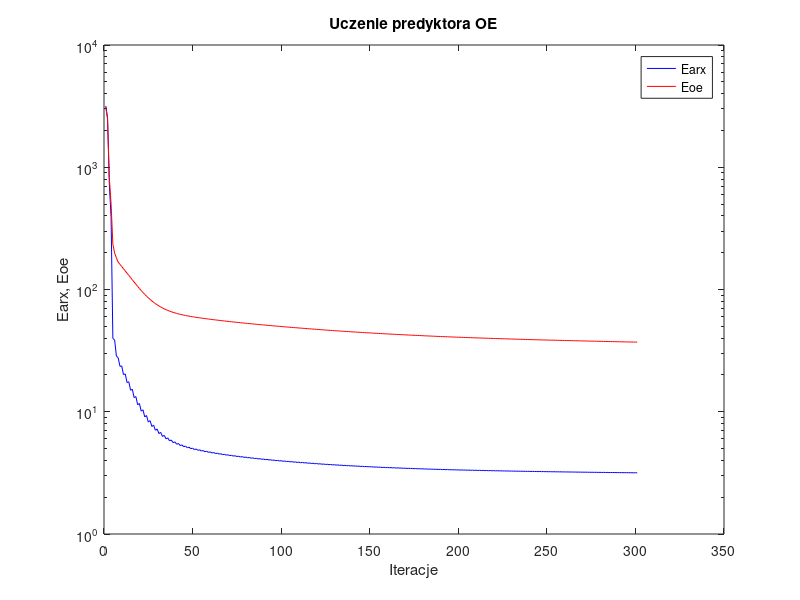
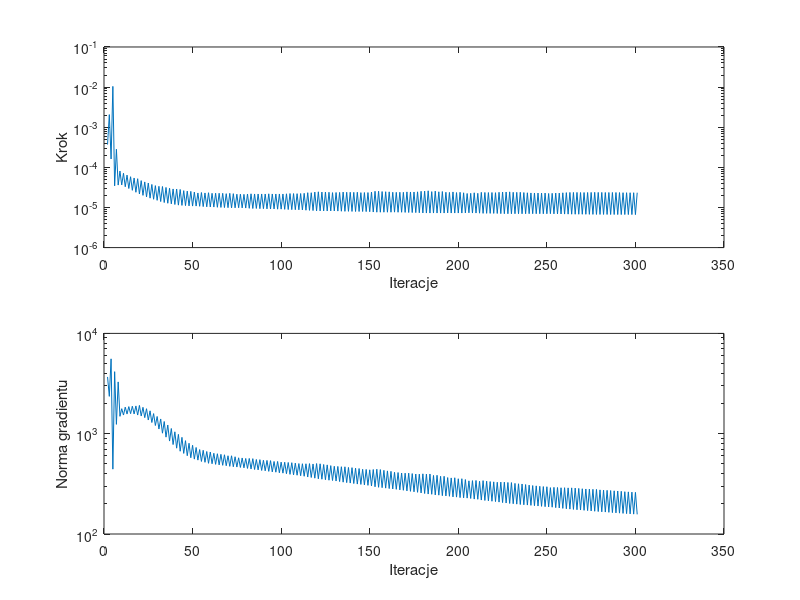

Source code (MATLAB) for these figures, in order:
%uczenie predyktora oe
clear all;
n=0; farx(n+1)=3.173042e+003; foe(n+1)=3.102984e+003; wspucz(n+1)=0.000000e+000; ng(n+1)=0.000000e+000;
n=1; farx(n+1)=2.537492e+003; foe(n+1)=2.485088e+003; krok(n+1)=3.702988e-004; ng(n+1)=3.681315e+003;
n=2; farx(n+1)=7.307870e+002; foe(n+1)=8.220351e+002; krok(n+1)=2.063134e-003; ng(n+1)=2.357016e+003;
n=3; farx(n+1)=3.885882e+002; foe(n+1)=5.000708e+002; krok(n+1)=1.614953e-004; ng(n+1)=5.575915e+003;
n=4; farx(n+1)=3.973057e+001; foe(n+1)=2.345216e+002; krok(n+1)=1.042882e-002; ng(n+1)=4.431740e+002;
n=5; farx(n+1)=3.863677e+001; foe(n+1)=1.984908e+002; krok(n+1)=3.459210e-005; ng(n+1)=4.153046e+003;
n=6; farx(n+1)=2.854221e+001; foe(n+1)=1.813260e+002; krok(n+1)=2.826636e-004; ng(n+1)=1.239036e+003;
n=7; farx(n+1)=2.762031e+001; foe(n+1)=1.674315e+002; krok(n+1)=3.616555e-005; ng(n+1)=3.283788e+003;
n=8; farx(n+1)=2.352533e+001; foe(n+1)=1.605789e+002; krok(n+1)=8.082043e-005; ng(n+1)=1.490127e+003;
n=9; farx(n+1)=2.369766e+001; foe(n+1)=1.541688e+002; krok(n+1)=3.643995e-005; ng(n+1)=1.775741e+003;
n=10; farx(n+1)=2.014309e+001; foe(n+1)=1.478047e+002; krok(n+1)=7.131570e-005; ng(n+1)=1.534560e+003;
n=11; farx(n+1)=2.037871e+001; foe(n+1)=1.418615e+002; krok(n+1)=3.289451e-005; ng(n+1)=1.839648e+003;
n=12; farx(n+1)=1.734262e+001; foe(n+1)=1.359576e+002; krok(n+1)=6.416688e-005; ng(n+1)=1.570317e+003;
n=13; farx(n+1)=1.759665e+001; foe(n+1)=1.304563e+002; krok(n+1)=2.972480e-005; ng(n+1)=1.862072e+003;
n=14; farx(n+1)=1.500301e+001; foe(n+1)=1.250383e+002; krok(n+1)=5.843669e-005; ng(n+1)=1.584727e+003;
n=15; farx(n+1)=1.526732e+001; foe(n+1)=1.200081e+002; krok(n+1)=2.677366e-005; ng(n+1)=1.879016e+003;
n=16; farx(n+1)=1.304991e+001; foe(n+1)=1.150725e+002; krok(n+1)=5.427827e-005; ng(n+1)=1.574262e+003;
n=17; farx(n+1)=1.331622e+001; foe(n+1)=1.105196e+002; krok(n+1)=2.394830e-005; ng(n+1)=1.891693e+003;
n=18; farx(n+1)=1.140648e+001; foe(n+1)=1.060286e+002; krok(n+1)=5.210339e-005; ng(n+1)=1.534460e+003;
n=19; farx(n+1)=1.168453e+001; foe(n+1)=1.019200e+002; krok(n+1)=2.167257e-005; ng(n+1)=1.913999e+003;
n=20; farx(n+1)=1.012230e+001; foe(n+1)=9.806374e+001; krok(n+1)=4.669572e-005; ng(n+1)=1.501292e+003;
n=21; farx(n+1)=1.037579e+001; foe(n+1)=9.456949e+001; krok(n+1)=2.003236e-005; ng(n+1)=1.832231e+003;
n=22; farx(n+1)=9.077793e+000; foe(n+1)=9.127516e+001; krok(n+1)=4.334515e-005; ng(n+1)=1.445879e+003;
n=23; farx(n+1)=9.313153e+000; foe(n+1)=8.827966e+001; krok(n+1)=1.835442e-005; ng(n+1)=1.774822e+003;
n=24; farx(n+1)=8.241426e+000; foe(n+1)=8.547338e+001; krok(n+1)=4.069022e-005; ng(n+1)=1.369402e+003;
n=25; farx(n+1)=8.456072e+000; foe(n+1)=8.295792e+001; krok(n+1)=1.707914e-005; ng(n+1)=1.690869e+003;
n=26; farx(n+1)=7.584330e+000; foe(n+1)=8.064276e+001; krok(n+1)=3.746225e-005; ng(n+1)=1.292977e+003;
n=27; farx(n+1)=7.773141e+000; foe(n+1)=7.857173e+001; krok(n+1)=1.602405e-005; ng(n+1)=1.586437e+003;
n=28; farx(n+1)=7.060546e+000; foe(n+1)=7.666379e+001; krok(n+1)=3.502676e-005; ng(n+1)=1.206509e+003;
n=29; farx(n+1)=7.225322e+000; foe(n+1)=7.496446e+001; krok(n+1)=1.507081e-005; ng(n+1)=1.484832e+003;
n=30; farx(n+1)=6.632793e+000; foe(n+1)=7.338951e+001; krok(n+1)=3.369455e-005; ng(n+1)=1.113709e+003;
n=31; farx(n+1)=6.778343e+000; foe(n+1)=7.197555e+001; krok(n+1)=1.404624e-005; ng(n+1)=1.402651e+003;
n=32; farx(n+1)=6.280808e+000; foe(n+1)=7.065399e+001; krok(n+1)=3.331725e-005; ng(n+1)=1.011921e+003;
n=33; farx(n+1)=6.411533e+000; foe(n+1)=6.947548e+001; krok(n+1)=1.328171e-005; ng(n+1)=1.322892e+003;
n=34; farx(n+1)=6.003006e+000; foe(n+1)=6.840281e+001; krok(n+1)=3.154696e-005; ng(n+1)=9.239051e+002;
n=35; farx(n+1)=6.115698e+000; foe(n+1)=6.744300e+001; krok(n+1)=1.274425e-005; ng(n+1)=1.220536e+003;
n=36; farx(n+1)=5.776497e+000; foe(n+1)=6.656313e+001; krok(n+1)=3.014162e-005; ng(n+1)=8.445200e+002;
n=37; farx(n+1)=5.874335e+000; foe(n+1)=6.577393e+001; krok(n+1)=1.231075e-005; ng(n+1)=1.126630e+003;
n=38; farx(n+1)=5.588977e+000; foe(n+1)=6.504688e+001; krok(n+1)=2.894239e-005; ng(n+1)=7.795127e+002;
n=39; farx(n+1)=5.674160e+000; foe(n+1)=6.438763e+001; krok(n+1)=1.185899e-005; ng(n+1)=1.044376e+003;
n=40; farx(n+1)=5.426694e+000; foe(n+1)=6.376678e+001; krok(n+1)=2.885108e-005; ng(n+1)=7.171943e+002;
n=41; farx(n+1)=5.503949e+000; foe(n+1)=6.319754e+001; krok(n+1)=1.144248e-005; ng(n+1)=9.846758e+002;
n=42; farx(n+1)=5.290509e+000; foe(n+1)=6.266752e+001; krok(n+1)=2.809223e-005; ng(n+1)=6.685726e+002;
n=43; farx(n+1)=5.360320e+000; foe(n+1)=6.217775e+001; krok(n+1)=1.126542e-005; ng(n+1)=9.198698e+002;
n=44; farx(n+1)=5.177734e+000; foe(n+1)=6.172963e+001; krok(n+1)=2.628202e-005; ng(n+1)=6.359418e+002;
n=45; farx(n+1)=5.238972e+000; foe(n+1)=6.130989e+001; krok(n+1)=1.113124e-005; ng(n+1)=8.524131e+002;
n=46; farx(n+1)=5.077692e+000; foe(n+1)=6.091306e+001; krok(n+1)=2.555890e-005; ng(n+1)=6.031527e+002;
n=47; farx(n+1)=5.133151e+000; foe(n+1)=6.054085e+001; krok(n+1)=1.095389e-005; ng(n+1)=8.032363e+002;
n=48; farx(n+1)=4.987771e+000; foe(n+1)=6.018252e+001; krok(n+1)=2.519594e-005; ng(n+1)=5.757549e+002;
n=49; farx(n+1)=5.039639e+000; foe(n+1)=5.984403e+001; krok(n+1)=1.083629e-005; ng(n+1)=7.662790e+002;
n=50; farx(n+1)=4.908952e+000; foe(n+1)=5.952153e+001; krok(n+1)=2.419290e-005; ng(n+1)=5.579981e+002;
n=51; farx(n+1)=4.957174e+000; foe(n+1)=5.921372e+001; krok(n+1)=1.083629e-005; ng(n+1)=7.287490e+002;
n=52; farx(n+1)=4.839197e+000; foe(n+1)=5.892117e+001; krok(n+1)=2.296646e-005; ng(n+1)=5.453080e+002;
n=53; farx(n+1)=4.882953e+000; foe(n+1)=5.863976e+001; krok(n+1)=1.069939e-005; ng(n+1)=6.946634e+002;
n=54; farx(n+1)=4.771310e+000; foe(n+1)=5.835957e+001; krok(n+1)=2.357491e-005; ng(n+1)=5.288955e+002;
n=55; farx(n+1)=4.814242e+000; foe(n+1)=5.808932e+001; krok(n+1)=1.051860e-005; ng(n+1)=6.834437e+002;
n=56; farx(n+1)=4.710595e+000; foe(n+1)=5.782659e+001; krok(n+1)=2.302585e-005; ng(n+1)=5.185938e+002;
n=57; farx(n+1)=4.751009e+000; foe(n+1)=5.757202e+001; krok(n+1)=1.039083e-005; ng(n+1)=6.644119e+002;
n=58; farx(n+1)=4.652429e+000; foe(n+1)=5.731915e+001; krok(n+1)=2.331194e-005; ng(n+1)=5.067233e+002;
n=59; farx(n+1)=4.692133e+000; foe(n+1)=5.707314e+001; krok(n+1)=1.029142e-005; ng(n+1)=6.567782e+002;
n=60; farx(n+1)=4.600198e+000; foe(n+1)=5.683445e+001; krok(n+1)=2.254192e-005; ng(n+1)=5.016699e+002;
n=61; farx(n+1)=4.637636e+000; foe(n+1)=5.660192e+001; krok(n+1)=1.023989e-005; ng(n+1)=6.381383e+002;
n=62; farx(n+1)=4.549668e+000; foe(n+1)=5.637125e+001; krok(n+1)=2.266263e-005; ng(n+1)=4.947129e+002;
n=63; farx(n+1)=4.586219e+000; foe(n+1)=5.614539e+001; krok(n+1)=1.010485e-005; ng(n+1)=6.313581e+002;
n=64; farx(n+1)=4.502205e+000; foe(n+1)=5.592224e+001; krok(n+1)=2.262551e-005; ng(n+1)=4.886341e+002;
n=65; farx(n+1)=4.537811e+000; foe(n+1)=5.570362e+001; krok(n+1)=1.003408e-005; ng(n+1)=6.226003e+002;
n=66; farx(n+1)=4.457106e+000; foe(n+1)=5.548884e+001; krok(n+1)=2.253084e-005; ng(n+1)=4.839473e+002;
n=67; farx(n+1)=4.492038e+000; foe(n+1)=5.527584e+001; krok(n+1)=9.952471e-006; ng(n+1)=6.165128e+002;
n=68; farx(n+1)=4.415495e+000; foe(n+1)=5.506865e+001; krok(n+1)=2.206044e-005; ng(n+1)=4.794221e+002;
n=69; farx(n+1)=4.448754e+000; foe(n+1)=5.486474e+001; krok(n+1)=9.888364e-006; ng(n+1)=6.025383e+002;
n=70; farx(n+1)=4.374125e+000; foe(n+1)=5.466124e+001; krok(n+1)=2.253084e-005; ng(n+1)=4.726866e+002;
n=71; farx(n+1)=4.407252e+000; foe(n+1)=5.445978e+001; krok(n+1)=9.766516e-006; ng(n+1)=6.023783e+002;
n=72; farx(n+1)=4.336243e+000; foe(n+1)=5.426261e+001; krok(n+1)=2.209045e-005; ng(n+1)=4.681370e+002;
n=73; farx(n+1)=4.368203e+000; foe(n+1)=5.406956e+001; krok(n+1)=9.809075e-006; ng(n+1)=5.890180e+002;
n=74; farx(n+1)=4.300762e+000; foe(n+1)=5.388012e+001; krok(n+1)=2.139878e-005; ng(n+1)=4.650934e+002;
n=75; farx(n+1)=4.331355e+000; foe(n+1)=5.369556e+001; krok(n+1)=9.841122e-006; ng(n+1)=5.751257e+002;
n=76; farx(n+1)=4.265676e+000; foe(n+1)=5.351176e+001; krok(n+1)=2.142725e-005; ng(n+1)=4.609285e+002;
n=77; farx(n+1)=4.296020e+000; foe(n+1)=5.333027e+001; krok(n+1)=9.766516e-006; ng(n+1)=5.727384e+002;
n=78; farx(n+1)=4.232541e+000; foe(n+1)=5.315207e+001; krok(n+1)=2.122479e-005; ng(n+1)=4.569814e+002;
n=79; farx(n+1)=4.262017e+000; foe(n+1)=5.297541e+001; krok(n+1)=9.671965e-006; ng(n+1)=5.661595e+002;
n=80; farx(n+1)=4.199742e+000; foe(n+1)=5.279969e+001; krok(n+1)=2.167257e-005; ng(n+1)=4.506651e+002;
n=81; farx(n+1)=4.229012e+000; foe(n+1)=5.262479e+001; krok(n+1)=9.530562e-006; ng(n+1)=5.664948e+002;
n=82; farx(n+1)=4.168259e+000; foe(n+1)=5.245207e+001; krok(n+1)=2.190752e-005; ng(n+1)=4.449305e+002;
n=83; farx(n+1)=4.197105e+000; foe(n+1)=5.228020e+001; krok(n+1)=9.433029e-006; ng(n+1)=5.638544e+002;
n=84; farx(n+1)=4.138732e+000; foe(n+1)=5.211084e+001; krok(n+1)=2.170937e-005; ng(n+1)=4.396116e+002;
n=85; farx(n+1)=4.166705e+000; foe(n+1)=5.194524e+001; krok(n+1)=9.456672e-006; ng(n+1)=5.531321e+002;
n=86; farx(n+1)=4.109653e+000; foe(n+1)=5.178123e+001; krok(n+1)=2.167257e-005; ng(n+1)=4.360489e+002;
n=87; farx(n+1)=4.137220e+000; foe(n+1)=5.161822e+001; krok(n+1)=9.342023e-006; ng(n+1)=5.511401e+002;
n=88; farx(n+1)=4.081993e+000; foe(n+1)=5.145652e+001; krok(n+1)=2.170937e-005; ng(n+1)=4.302475e+002;
n=89; farx(n+1)=4.108966e+000; foe(n+1)=5.129826e+001; krok(n+1)=9.340678e-006; ng(n+1)=5.436259e+002;
n=90; farx(n+1)=4.054937e+000; foe(n+1)=5.114157e+001; krok(n+1)=2.167257e-005; ng(n+1)=4.267168e+002;
n=91; farx(n+1)=4.081540e+000; foe(n+1)=5.098578e+001; krok(n+1)=9.237209e-006; ng(n+1)=5.415636e+002;
n=92; farx(n+1)=4.028700e+000; foe(n+1)=5.083148e+001; krok(n+1)=2.190752e-005; ng(n+1)=4.212278e+002;
n=93; farx(n+1)=4.054938e+000; foe(n+1)=5.067839e+001; krok(n+1)=9.155646e-006; ng(n+1)=5.389893e+002;
n=94; farx(n+1)=4.004014e+000; foe(n+1)=5.052700e+001; krok(n+1)=2.170937e-005; ng(n+1)=4.162513e+002;
n=95; farx(n+1)=4.029557e+000; foe(n+1)=5.037942e+001; krok(n+1)=9.195979e-006; ng(n+1)=5.287057e+002;
n=96; farx(n+1)=3.979507e+000; foe(n+1)=5.023330e+001; krok(n+1)=2.167257e-005; ng(n+1)=4.133323e+002;
n=97; farx(n+1)=4.004789e+000; foe(n+1)=5.008736e+001; krok(n+1)=9.071830e-006; ng(n+1)=5.286071e+002;
n=98; farx(n+1)=3.956315e+000; foe(n+1)=4.994284e+001; krok(n+1)=2.170937e-005; ng(n+1)=4.075832e+002;
n=99; farx(n+1)=3.981044e+000; foe(n+1)=4.980145e+001; krok(n+1)=9.089066e-006; ng(n+1)=5.203964e+002;
n=100; farx(n+1)=3.933449e+000; foe(n+1)=4.966160e+001; krok(n+1)=2.167257e-005; ng(n+1)=4.044366e+002;
n=101; farx(n+1)=3.957900e+000; foe(n+1)=4.952210e+001; krok(n+1)=8.985823e-006; ng(n+1)=5.193689e+002;
n=102; farx(n+1)=3.911299e+000; foe(n+1)=4.938412e+001; krok(n+1)=2.190752e-005; ng(n+1)=3.991323e+002;
n=103; farx(n+1)=3.935321e+000; foe(n+1)=4.924713e+001; krok(n+1)=8.887598e-006; ng(n+1)=5.164583e+002;
n=104; farx(n+1)=3.889645e+000; foe(n+1)=4.911039e+001; krok(n+1)=2.224570e-005; ng(n+1)=3.934298e+002;
n=105; farx(n+1)=3.913402e+000; foe(n+1)=4.897573e+001; krok(n+1)=8.829868e-006; ng(n+1)=5.139211e+002;
n=106; farx(n+1)=3.868879e+000; foe(n+1)=4.884209e+001; krok(n+1)=2.219549e-005; ng(n+1)=3.892427e+002;
n=107; farx(n+1)=3.892249e+000; foe(n+1)=4.871066e+001; krok(n+1)=8.804989e-006; ng(n+1)=5.087544e+002;
n=108; farx(n+1)=3.848816e+000; foe(n+1)=4.858053e+001; krok(n+1)=2.208984e-005; ng(n+1)=3.854865e+002;
n=109; farx(n+1)=3.871756e+000; foe(n+1)=4.845213e+001; krok(n+1)=8.756691e-006; ng(n+1)=5.039011e+002;
n=110; farx(n+1)=3.829129e+000; foe(n+1)=4.832442e+001; krok(n+1)=2.226248e-005; ng(n+1)=3.809994e+002;
n=111; farx(n+1)=3.851808e+000; foe(n+1)=4.819805e+001; krok(n+1)=8.686387e-006; ng(n+1)=5.017773e+002;
n=112; farx(n+1)=3.809827e+000; foe(n+1)=4.807263e+001; krok(n+1)=2.253084e-005; ng(n+1)=3.764895e+002;
n=113; farx(n+1)=3.832162e+000; foe(n+1)=4.794769e+001; krok(n+1)=8.546025e-006; ng(n+1)=5.012515e+002;
n=114; farx(n+1)=3.790585e+000; foe(n+1)=4.782163e+001; krok(n+1)=2.334786e-005; ng(n+1)=3.699106e+002;
n=115; farx(n+1)=3.812943e+000; foe(n+1)=4.769730e+001; krok(n+1)=8.468871e-006; ng(n+1)=5.031460e+002;
n=116; farx(n+1)=3.772312e+000; foe(n+1)=4.757437e+001; krok(n+1)=2.330940e-005; ng(n+1)=3.660393e+002;
n=117; farx(n+1)=3.794180e+000; foe(n+1)=4.745274e+001; krok(n+1)=8.379583e-006; ng(n+1)=4.990178e+002;
n=118; farx(n+1)=3.753692e+000; foe(n+1)=4.732998e+001; krok(n+1)=2.418894e-005; ng(n+1)=3.602354e+002;
n=119; farx(n+1)=3.775614e+000; foe(n+1)=4.720781e+001; krok(n+1)=8.245594e-006; ng(n+1)=5.038505e+002;
n=120; farx(n+1)=3.735889e+000; foe(n+1)=4.708581e+001; krok(n+1)=2.458493e-005; ng(n+1)=3.548759e+002;
n=121; farx(n+1)=3.757623e+000; foe(n+1)=4.696582e+001; krok(n+1)=8.219763e-006; ng(n+1)=5.010314e+002;
n=122; farx(n+1)=3.719120e+000; foe(n+1)=4.684784e+001; krok(n+1)=2.419290e-005; ng(n+1)=3.516199e+002;
n=123; farx(n+1)=3.740324e+000; foe(n+1)=4.673181e+001; krok(n+1)=8.206521e-006; ng(n+1)=4.930361e+002;
n=124; farx(n+1)=3.702686e+000; foe(n+1)=4.661648e+001; krok(n+1)=2.419290e-005; ng(n+1)=3.476571e+002;
n=125; farx(n+1)=3.723574e+000; foe(n+1)=4.650304e+001; krok(n+1)=8.172419e-006; ng(n+1)=4.887499e+002;
n=126; farx(n+1)=3.687088e+000; foe(n+1)=4.639039e+001; krok(n+1)=2.394830e-005; ng(n+1)=3.438011e+002;
n=127; farx(n+1)=3.707567e+000; foe(n+1)=4.628085e+001; krok(n+1)=8.205260e-006; ng(n+1)=4.804344e+002;
n=128; farx(n+1)=3.672131e+000; foe(n+1)=4.617277e+001; krok(n+1)=2.343658e-005; ng(n+1)=3.414003e+002;
n=129; farx(n+1)=3.692140e+000; foe(n+1)=4.606660e+001; krok(n+1)=8.186754e-006; ng(n+1)=4.733693e+002;
n=130; farx(n+1)=3.657283e+000; foe(n+1)=4.596066e+001; krok(n+1)=2.360381e-005; ng(n+1)=3.374826e+002;
n=131; farx(n+1)=3.677102e+000; foe(n+1)=4.585603e+001; krok(n+1)=8.129247e-006; ng(n+1)=4.716511e+002;
n=132; farx(n+1)=3.642912e+000; foe(n+1)=4.575202e+001; krok(n+1)=2.372164e-005; ng(n+1)=3.334764e+002;
n=133; farx(n+1)=3.662403e+000; foe(n+1)=4.564937e+001; krok(n+1)=8.058704e-006; ng(n+1)=4.685160e+002;
n=134; farx(n+1)=3.628667e+000; foe(n+1)=4.554605e+001; krok(n+1)=2.419290e-005; ng(n+1)=3.286945e+002;
n=135; farx(n+1)=3.648072e+000; foe(n+1)=4.544454e+001; krok(n+1)=8.012023e-006; ng(n+1)=4.678447e+002;
n=136; farx(n+1)=3.615265e+000; foe(n+1)=4.534390e+001; krok(n+1)=2.394830e-005; ng(n+1)=3.252896e+002;
n=137; farx(n+1)=3.634274e+000; foe(n+1)=4.524555e+001; krok(n+1)=8.010217e-006; ng(n+1)=4.608941e+002;
n=138; farx(n+1)=3.602035e+000; foe(n+1)=4.514761e+001; krok(n+1)=2.395025e-005; ng(n+1)=3.220412e+002;
n=139; farx(n+1)=3.620864e+000; foe(n+1)=4.505085e+001; krok(n+1)=7.969908e-006; ng(n+1)=4.585970e+002;
n=140; farx(n+1)=3.589409e+000; foe(n+1)=4.495512e+001; krok(n+1)=2.383042e-005; ng(n+1)=3.185322e+002;
n=141; farx(n+1)=3.607861e+000; foe(n+1)=4.486098e+001; krok(n+1)=7.940086e-006; ng(n+1)=4.529620e+002;
n=142; farx(n+1)=3.577013e+000; foe(n+1)=4.476680e+001; krok(n+1)=2.394830e-005; ng(n+1)=3.146508e+002;
n=143; farx(n+1)=3.595309e+000; foe(n+1)=4.467456e+001; krok(n+1)=7.938342e-006; ng(n+1)=4.494548e+002;
n=144; farx(n+1)=3.565362e+000; foe(n+1)=4.458382e+001; krok(n+1)=2.343658e-005; ng(n+1)=3.122082e+002;
n=145; farx(n+1)=3.583227e+000; foe(n+1)=4.449472e+001; krok(n+1)=7.940086e-006; ng(n+1)=4.417675e+002;
n=146; farx(n+1)=3.553723e+000; foe(n+1)=4.440607e+001; krok(n+1)=2.352777e-005; ng(n+1)=3.089525e+002;
n=147; farx(n+1)=3.571452e+000; foe(n+1)=4.431820e+001; krok(n+1)=7.895680e-006; ng(n+1)=4.402073e+002;
n=148; farx(n+1)=3.542525e+000; foe(n+1)=4.423139e+001; krok(n+1)=2.352777e-005; ng(n+1)=3.055680e+002;
n=149; farx(n+1)=3.559944e+000; foe(n+1)=4.414538e+001; krok(n+1)=7.840842e-006; ng(n+1)=4.364502e+002;
n=150; farx(n+1)=3.531120e+000; foe(n+1)=4.405922e+001; krok(n+1)=2.418894e-005; ng(n+1)=3.013569e+002;
n=151; farx(n+1)=3.548445e+000; foe(n+1)=4.397300e+001; krok(n+1)=7.698578e-006; ng(n+1)=4.394592e+002;
n=152; farx(n+1)=3.519694e+000; foe(n+1)=4.388529e+001; krok(n+1)=2.533263e-005; ng(n+1)=2.956890e+002;
n=153; farx(n+1)=3.537096e+000; foe(n+1)=4.379883e+001; krok(n+1)=7.626235e-006; ng(n+1)=4.424367e+002;
n=154; farx(n+1)=3.508901e+000; foe(n+1)=4.371288e+001; krok(n+1)=2.537849e-005; ng(n+1)=2.922268e+002;
n=155; farx(n+1)=3.526126e+000; foe(n+1)=4.362822e+001; krok(n+1)=7.618246e-006; ng(n+1)=4.387814e+002;
n=156; farx(n+1)=3.498729e+000; foe(n+1)=4.354515e+001; krok(n+1)=2.492239e-005; ng(n+1)=2.895987e+002;
n=157; farx(n+1)=3.515580e+000; foe(n+1)=4.346336e+001; krok(n+1)=7.622483e-006; ng(n+1)=4.314782e+002;
n=158; farx(n+1)=3.488852e+000; foe(n+1)=4.338250e+001; krok(n+1)=2.468559e-005; ng(n+1)=2.866592e+002;
n=159; farx(n+1)=3.505412e+000; foe(n+1)=4.330305e+001; krok(n+1)=7.622483e-006; ng(n+1)=4.257273e+002;
n=160; farx(n+1)=3.479241e+000; foe(n+1)=4.322448e+001; krok(n+1)=2.450546e-005; ng(n+1)=2.838947e+002;
n=161; farx(n+1)=3.495591e+000; foe(n+1)=4.314689e+001; krok(n+1)=7.618246e-006; ng(n+1)=4.214810e+002;
n=162; farx(n+1)=3.470279e+000; foe(n+1)=4.307070e+001; krok(n+1)=2.394830e-005; ng(n+1)=2.813117e+002;
n=163; farx(n+1)=3.486198e+000; foe(n+1)=4.299634e+001; krok(n+1)=7.651404e-006; ng(n+1)=4.122645e+002;
n=164; farx(n+1)=3.461284e+000; foe(n+1)=4.292250e+001; krok(n+1)=2.382783e-005; ng(n+1)=2.788844e+002;
n=165; farx(n+1)=3.477001e+000; foe(n+1)=4.284935e+001; krok(n+1)=7.599740e-006; ng(n+1)=4.099724e+002;
n=166; farx(n+1)=3.452600e+000; foe(n+1)=4.277619e+001; krok(n+1)=2.394830e-005; ng(n+1)=2.752812e+002;
n=167; farx(n+1)=3.468106e+000; foe(n+1)=4.270483e+001; krok(n+1)=7.599740e-006; ng(n+1)=4.055505e+002;
n=168; farx(n+1)=3.444035e+000; foe(n+1)=4.263381e+001; krok(n+1)=2.390184e-005; ng(n+1)=2.728956e+002;
n=169; farx(n+1)=3.459358e+000; foe(n+1)=4.256339e+001; krok(n+1)=7.535405e-006; ng(n+1)=4.040331e+002;
n=170; farx(n+1)=3.435495e+000; foe(n+1)=4.249264e+001; krok(n+1)=2.443312e-005; ng(n+1)=2.691119e+002;
n=171; farx(n+1)=3.450795e+000; foe(n+1)=4.242267e+001; krok(n+1)=7.493898e-006; ng(n+1)=4.042495e+002;
n=172; farx(n+1)=3.427400e+000; foe(n+1)=4.235357e+001; krok(n+1)=2.432490e-005; ng(n+1)=2.664134e+002;
n=173; farx(n+1)=3.442463e+000; foe(n+1)=4.228520e+001; krok(n+1)=7.470954e-006; ng(n+1)=4.002524e+002;
n=174; farx(n+1)=3.419533e+000; foe(n+1)=4.221728e+001; krok(n+1)=2.431050e-005; ng(n+1)=2.634371e+002;
n=175; farx(n+1)=3.434351e+000; foe(n+1)=4.215053e+001; krok(n+1)=7.447416e-006; ng(n+1)=3.961160e+002;
n=176; farx(n+1)=3.411685e+000; foe(n+1)=4.208367e+001; krok(n+1)=2.454539e-005; ng(n+1)=2.604329e+002;
n=177; farx(n+1)=3.426351e+000; foe(n+1)=4.201763e+001; krok(n+1)=7.381362e-006; ng(n+1)=3.951632e+002;
n=178; farx(n+1)=3.403711e+000; foe(n+1)=4.195089e+001; krok(n+1)=2.531441e-005; ng(n+1)=2.567613e+002;
n=179; farx(n+1)=3.418420e+000; foe(n+1)=4.188452e+001; krok(n+1)=7.303802e-006; ng(n+1)=3.980249e+002;
n=180; farx(n+1)=3.396133e+000; foe(n+1)=4.181837e+001; krok(n+1)=2.556688e-005; ng(n+1)=2.534519e+002;
n=181; farx(n+1)=3.410656e+000; foe(n+1)=4.175315e+001; krok(n+1)=7.265431e-006; ng(n+1)=3.954192e+002;
n=182; farx(n+1)=3.388503e+000; foe(n+1)=4.168777e+001; krok(n+1)=2.605170e-005; ng(n+1)=2.503048e+002;
n=183; farx(n+1)=3.403120e+000; foe(n+1)=4.162268e+001; krok(n+1)=7.258975e-006; ng(n+1)=3.964596e+002;
n=184; farx(n+1)=3.381919e+000; foe(n+1)=4.156042e+001; krok(n+1)=2.481646e-005; ng(n+1)=2.488919e+002;
n=185; farx(n+1)=3.395868e+000; foe(n+1)=4.149918e+001; krok(n+1)=7.265431e-006; ng(n+1)=3.836901e+002;
n=186; farx(n+1)=3.374759e+000; foe(n+1)=4.143674e+001; krok(n+1)=2.555890e-005; ng(n+1)=2.452423e+002;
n=187; farx(n+1)=3.388824e+000; foe(n+1)=4.137551e+001; krok(n+1)=7.258975e-006; ng(n+1)=3.851459e+002;
n=188; farx(n+1)=3.368415e+000; foe(n+1)=4.131608e+001; krok(n+1)=2.458493e-005; ng(n+1)=2.439672e+002;
n=189; farx(n+1)=3.382029e+000; foe(n+1)=4.125755e+001; krok(n+1)=7.265431e-006; ng(n+1)=3.761642e+002;
n=190; farx(n+1)=3.361782e+000; foe(n+1)=4.119878e+001; krok(n+1)=2.496301e-005; ng(n+1)=2.410600e+002;
n=191; farx(n+1)=3.375432e+000; foe(n+1)=4.114058e+001; krok(n+1)=7.258975e-006; ng(n+1)=3.762762e+002;
n=192; farx(n+1)=3.355972e+000; foe(n+1)=4.108421e+001; krok(n+1)=2.394830e-005; ng(n+1)=2.395765e+002;
n=193; farx(n+1)=3.369154e+000; foe(n+1)=4.102912e+001; krok(n+1)=7.316160e-006; ng(n+1)=3.652046e+002;
n=194; farx(n+1)=3.350007e+000; foe(n+1)=4.097447e+001; krok(n+1)=2.372164e-005; ng(n+1)=2.377525e+002;
n=195; farx(n+1)=3.362963e+000; foe(n+1)=4.092043e+001; krok(n+1)=7.265431e-006; ng(n+1)=3.623012e+002;
n=196; farx(n+1)=3.343892e+000; foe(n+1)=4.086565e+001; krok(n+1)=2.439173e-005; ng(n+1)=2.344367e+002;
n=197; farx(n+1)=3.356951e+000; foe(n+1)=4.081162e+001; krok(n+1)=7.258975e-006; ng(n+1)=3.636346e+002;
n=198; farx(n+1)=3.338473e+000; foe(n+1)=4.075924e+001; krok(n+1)=2.351238e-005; ng(n+1)=2.332570e+002;
n=199; farx(n+1)=3.351121e+000; foe(n+1)=4.070749e+001; krok(n+1)=7.265431e-006; ng(n+1)=3.554077e+002;
n=200; farx(n+1)=3.332765e+000; foe(n+1)=4.065557e+001; krok(n+1)=2.390184e-005; ng(n+1)=2.305882e+002;
n=201; farx(n+1)=3.345457e+000; foe(n+1)=4.060404e+001; krok(n+1)=7.258975e-006; ng(n+1)=3.557480e+002;
n=202; farx(n+1)=3.327592e+000; foe(n+1)=4.055410e+001; krok(n+1)=2.322634e-005; ng(n+1)=2.292568e+002;
n=203; farx(n+1)=3.340032e+000; foe(n+1)=4.050442e+001; krok(n+1)=7.304702e-006; ng(n+1)=3.490337e+002;
n=204; farx(n+1)=3.322831e+000; foe(n+1)=4.045629e+001; krok(n+1)=2.230894e-005; ng(n+1)=2.279536e+002;
n=205; farx(n+1)=3.334829e+000; foe(n+1)=4.040915e+001; krok(n+1)=7.359719e-006; ng(n+1)=3.388168e+002;
n=206; farx(n+1)=3.317648e+000; foe(n+1)=4.036210e+001; krok(n+1)=2.253084e-005; ng(n+1)=2.261201e+002;
n=207; farx(n+1)=3.329610e+000; foe(n+1)=4.031486e+001; krok(n+1)=7.265431e-006; ng(n+1)=3.405985e+002;
n=208; farx(n+1)=3.312500e+000; foe(n+1)=4.026744e+001; krok(n+1)=2.322634e-005; ng(n+1)=2.229313e+002;
n=209; farx(n+1)=3.324549e+000; foe(n+1)=4.022022e+001; krok(n+1)=7.258975e-006; ng(n+1)=3.417452e+002;
n=210; farx(n+1)=3.307877e+000; foe(n+1)=4.017466e+001; krok(n+1)=2.253084e-005; ng(n+1)=2.218520e+002;
n=211; farx(n+1)=3.319508e+000; foe(n+1)=4.012909e+001; krok(n+1)=7.204914e-006; ng(n+1)=3.354062e+002;
n=212; farx(n+1)=3.302702e+000; foe(n+1)=4.008239e+001; krok(n+1)=2.382783e-005; ng(n+1)=2.180657e+002;
n=213; farx(n+1)=3.314515e+000; foe(n+1)=4.003594e+001; krok(n+1)=7.133044e-006; ng(n+1)=3.405402e+002;
n=214; farx(n+1)=3.298050e+000; foe(n+1)=3.999009e+001; krok(n+1)=2.364703e-005; ng(n+1)=2.160589e+002;
n=215; farx(n+1)=3.309665e+000; foe(n+1)=3.994486e+001; krok(n+1)=7.137645e-006; ng(n+1)=3.361670e+002;
n=216; farx(n+1)=3.293454e+000; foe(n+1)=3.989997e+001; krok(n+1)=2.354047e-005; ng(n+1)=2.142103e+002;
n=217; farx(n+1)=3.304919e+000; foe(n+1)=3.985558e+001; krok(n+1)=7.122056e-006; ng(n+1)=3.333729e+002;
n=218; farx(n+1)=3.288932e+000; foe(n+1)=3.981136e+001; krok(n+1)=2.357491e-005; ng(n+1)=2.121573e+002;
n=219; farx(n+1)=3.300299e+000; foe(n+1)=3.976768e+001; krok(n+1)=7.118613e-006; ng(n+1)=3.311064e+002;
n=220; farx(n+1)=3.284571e+000; foe(n+1)=3.972456e+001; krok(n+1)=2.336603e-005; ng(n+1)=2.105334e+002;
n=221; farx(n+1)=3.295741e+000; foe(n+1)=3.968176e+001; krok(n+1)=7.086051e-006; ng(n+1)=3.280048e+002;
n=222; farx(n+1)=3.280067e+000; foe(n+1)=3.963869e+001; krok(n+1)=2.390184e-005; ng(n+1)=2.080252e+002;
n=223; farx(n+1)=3.291217e+000; foe(n+1)=3.959588e+001; krok(n+1)=7.026980e-006; ng(n+1)=3.290781e+002;
n=224; farx(n+1)=3.275666e+000; foe(n+1)=3.955298e+001; krok(n+1)=2.428432e-005; ng(n+1)=2.056356e+002;
n=225; farx(n+1)=3.286771e+000; foe(n+1)=3.951045e+001; krok(n+1)=6.997257e-006; ng(n+1)=3.287404e+002;
n=226; farx(n+1)=3.271436e+000; foe(n+1)=3.946824e+001; krok(n+1)=2.428432e-005; ng(n+1)=2.037254e+002;
n=227; farx(n+1)=3.282406e+000; foe(n+1)=3.942640e+001; krok(n+1)=6.975132e-006; ng(n+1)=3.264323e+002;
n=228; farx(n+1)=3.267213e+000; foe(n+1)=3.938466e+001; krok(n+1)=2.449700e-005; ng(n+1)=2.016627e+002;
n=229; farx(n+1)=3.278158e+000; foe(n+1)=3.934320e+001; krok(n+1)=6.971762e-006; ng(n+1)=3.255974e+002;
n=230; farx(n+1)=3.263351e+000; foe(n+1)=3.930277e+001; krok(n+1)=2.390156e-005; ng(n+1)=2.003620e+002;
n=231; farx(n+1)=3.274034e+000; foe(n+1)=3.926274e+001; krok(n+1)=6.986564e-006; ng(n+1)=3.195962e+002;
n=232; farx(n+1)=3.259455e+000; foe(n+1)=3.922299e+001; krok(n+1)=2.383042e-005; ng(n+1)=1.985951e+002;
n=233; farx(n+1)=3.269998e+000; foe(n+1)=3.918372e+001; krok(n+1)=6.975132e-006; ng(n+1)=3.168408e+002;
n=234; farx(n+1)=3.255582e+000; foe(n+1)=3.914454e+001; krok(n+1)=2.390156e-005; ng(n+1)=1.968737e+002;
n=235; farx(n+1)=3.266063e+000; foe(n+1)=3.910575e+001; krok(n+1)=6.971762e-006; ng(n+1)=3.153186e+002;
n=236; farx(n+1)=3.251930e+000; foe(n+1)=3.906759e+001; krok(n+1)=2.354047e-005; ng(n+1)=1.956142e+002;
n=237; farx(n+1)=3.262242e+000; foe(n+1)=3.902980e+001; krok(n+1)=6.986434e-006; ng(n+1)=3.111736e+002;
n=238; farx(n+1)=3.248377e+000; foe(n+1)=3.899254e+001; krok(n+1)=2.323045e-005; ng(n+1)=1.943253e+002;
n=239; farx(n+1)=3.258526e+000; foe(n+1)=3.895568e+001; krok(n+1)=6.997257e-006; ng(n+1)=3.072632e+002;
n=240; farx(n+1)=3.244891e+000; foe(n+1)=3.891920e+001; krok(n+1)=2.301584e-005; ng(n+1)=1.929936e+002;
n=241; farx(n+1)=3.254894e+000; foe(n+1)=3.888313e+001; krok(n+1)=6.997257e-006; ng(n+1)=3.040521e+002;
n=242; farx(n+1)=3.241434e+000; foe(n+1)=3.884727e+001; krok(n+1)=2.296646e-005; ng(n+1)=1.915487e+002;
n=243; farx(n+1)=3.251333e+000; foe(n+1)=3.881174e+001; krok(n+1)=6.986564e-006; ng(n+1)=3.019884e+002;
n=244; farx(n+1)=3.238085e+000; foe(n+1)=3.877643e+001; krok(n+1)=2.286087e-005; ng(n+1)=1.900839e+002;
n=245; farx(n+1)=3.247855e+000; foe(n+1)=3.874161e+001; krok(n+1)=6.986564e-006; ng(n+1)=2.990936e+002;
n=246; farx(n+1)=3.234771e+000; foe(n+1)=3.870691e+001; krok(n+1)=2.279861e-005; ng(n+1)=1.887208e+002;
n=247; farx(n+1)=3.244441e+000; foe(n+1)=3.867260e+001; krok(n+1)=6.975132e-006; ng(n+1)=2.971251e+002;
n=248; farx(n+1)=3.231486e+000; foe(n+1)=3.863841e+001; krok(n+1)=2.284676e-005; ng(n+1)=1.872846e+002;
n=249; farx(n+1)=3.241106e+000; foe(n+1)=3.860446e+001; krok(n+1)=6.971762e-006; ng(n+1)=2.959356e+002;
n=250; farx(n+1)=3.228497e+000; foe(n+1)=3.857107e+001; krok(n+1)=2.230894e-005; ng(n+1)=1.861834e+002;
n=251; farx(n+1)=3.237877e+000; foe(n+1)=3.853836e+001; krok(n+1)=7.005815e-006; ng(n+1)=2.899525e+002;
n=252; farx(n+1)=3.225245e+000; foe(n+1)=3.850563e+001; krok(n+1)=2.253084e-005; ng(n+1)=1.850069e+002;
n=253; farx(n+1)=3.234636e+000; foe(n+1)=3.847272e+001; krok(n+1)=6.939469e-006; ng(n+1)=2.918233e+002;
n=254; farx(n+1)=3.222133e+000; foe(n+1)=3.843996e+001; krok(n+1)=2.282707e-005; ng(n+1)=1.831247e+002;
n=255; farx(n+1)=3.231456e+000; foe(n+1)=3.840737e+001; krok(n+1)=6.921689e-006; ng(n+1)=2.907503e+002;
n=256; farx(n+1)=3.219099e+000; foe(n+1)=3.837506e+001; krok(n+1)=2.282707e-005; ng(n+1)=1.817821e+002;
n=257; farx(n+1)=3.228306e+000; foe(n+1)=3.834292e+001; krok(n+1)=6.891598e-006; ng(n+1)=2.890611e+002;
n=258; farx(n+1)=3.216002e+000; foe(n+1)=3.831065e+001; krok(n+1)=2.322634e-005; ng(n+1)=1.801113e+002;
n=259; farx(n+1)=3.225178e+000; foe(n+1)=3.827854e+001; krok(n+1)=6.846713e-006; ng(n+1)=2.895310e+002;
n=260; farx(n+1)=3.213005e+000; foe(n+1)=3.824638e+001; krok(n+1)=2.343658e-005; ng(n+1)=1.785099e+002;
n=261; farx(n+1)=3.222098e+000; foe(n+1)=3.821463e+001; krok(n+1)=6.824661e-006; ng(n+1)=2.882518e+002;
n=262; farx(n+1)=3.209987e+000; foe(n+1)=3.818275e+001; krok(n+1)=2.369246e-005; ng(n+1)=1.770962e+002;
n=263; farx(n+1)=3.219058e+000; foe(n+1)=3.815108e+001; krok(n+1)=6.798773e-006; ng(n+1)=2.884004e+002;
n=264; farx(n+1)=3.207084e+000; foe(n+1)=3.811964e+001; krok(n+1)=2.369246e-005; ng(n+1)=1.758533e+002;
n=265; farx(n+1)=3.216062e+000; foe(n+1)=3.808838e+001; krok(n+1)=6.780679e-006; ng(n+1)=2.868213e+002;
n=266; farx(n+1)=3.204249e+000; foe(n+1)=3.805722e+001; krok(n+1)=2.371798e-005; ng(n+1)=1.744888e+002;
n=267; farx(n+1)=3.213135e+000; foe(n+1)=3.802645e+001; krok(n+1)=6.780679e-006; ng(n+1)=2.847120e+002;
n=268; farx(n+1)=3.201476e+000; foe(n+1)=3.799588e+001; krok(n+1)=2.357491e-005; ng(n+1)=1.734361e+002;
n=269; farx(n+1)=3.210260e+000; foe(n+1)=3.796559e+001; krok(n+1)=6.773676e-006; ng(n+1)=2.826038e+002;
n=270; farx(n+1)=3.198731e+000; foe(n+1)=3.793542e+001; krok(n+1)=2.357491e-005; ng(n+1)=1.722448e+002;
n=271; farx(n+1)=3.207434e+000; foe(n+1)=3.790552e+001; krok(n+1)=6.763611e-006; ng(n+1)=2.810975e+002;
n=272; farx(n+1)=3.196014e+000; foe(n+1)=3.787576e+001; krok(n+1)=2.360381e-005; ng(n+1)=1.710952e+002;
n=273; farx(n+1)=3.204643e+000; foe(n+1)=3.784615e+001; krok(n+1)=6.742385e-006; ng(n+1)=2.800774e+002;
n=274; farx(n+1)=3.193334e+000; foe(n+1)=3.781663e+001; krok(n+1)=2.372164e-005; ng(n+1)=1.697960e+002;
n=275; farx(n+1)=3.201894e+000; foe(n+1)=3.778732e+001; krok(n+1)=6.726548e-006; ng(n+1)=2.789977e+002;
n=276; farx(n+1)=3.190675e+000; foe(n+1)=3.775813e+001; krok(n+1)=2.382783e-005; ng(n+1)=1.686106e+002;
n=277; farx(n+1)=3.199181e+000; foe(n+1)=3.772904e+001; krok(n+1)=6.706359e-006; ng(n+1)=2.784193e+002;
n=278; farx(n+1)=3.188147e+000; foe(n+1)=3.770016e+001; krok(n+1)=2.371798e-005; ng(n+1)=1.674730e+002;
n=279; farx(n+1)=3.196524e+000; foe(n+1)=3.767166e+001; krok(n+1)=6.706259e-006; ng(n+1)=2.754328e+002;
n=280; farx(n+1)=3.185615e+000; foe(n+1)=3.764313e+001; krok(n+1)=2.371798e-005; ng(n+1)=1.663919e+002;
n=281; farx(n+1)=3.193923e+000; foe(n+1)=3.761499e+001; krok(n+1)=6.706359e-006; ng(n+1)=2.738847e+002;
n=282; farx(n+1)=3.183125e+000; foe(n+1)=3.758701e+001; krok(n+1)=2.360381e-005; ng(n+1)=1.655017e+002;
n=283; farx(n+1)=3.191360e+000; foe(n+1)=3.755919e+001; krok(n+1)=6.695013e-006; ng(n+1)=2.725563e+002;
n=284; farx(n+1)=3.180672e+000; foe(n+1)=3.753154e+001; krok(n+1)=2.361801e-005; ng(n+1)=1.644610e+002;
n=285; farx(n+1)=3.188831e+000; foe(n+1)=3.750403e+001; krok(n+1)=6.679454e-006; ng(n+1)=2.712729e+002;
n=286; farx(n+1)=3.178269e+000; foe(n+1)=3.747661e+001; krok(n+1)=2.364703e-005; ng(n+1)=1.633660e+002;
n=287; farx(n+1)=3.186351e+000; foe(n+1)=3.744947e+001; krok(n+1)=6.676010e-006; ng(n+1)=2.696191e+002;
n=288; farx(n+1)=3.175892e+000; foe(n+1)=3.742247e+001; krok(n+1)=2.360381e-005; ng(n+1)=1.624326e+002;
n=289; farx(n+1)=3.183907e+000; foe(n+1)=3.739561e+001; krok(n+1)=6.665454e-006; ng(n+1)=2.684140e+002;
n=290; farx(n+1)=3.173580e+000; foe(n+1)=3.736894e+001; krok(n+1)=2.354047e-005; ng(n+1)=1.614489e+002;
n=291; farx(n+1)=3.181512e+000; foe(n+1)=3.734248e+001; krok(n+1)=6.665454e-006; ng(n+1)=2.665032e+002;
n=292; farx(n+1)=3.171334e+000; foe(n+1)=3.731622e+001; krok(n+1)=2.336289e-005; ng(n+1)=1.605585e+002;
n=293; farx(n+1)=3.179163e+000; foe(n+1)=3.729022e+001; krok(n+1)=6.667567e-006; ng(n+1)=2.640576e+002;
n=294; farx(n+1)=3.169079e+000; foe(n+1)=3.726432e+001; krok(n+1)=2.334786e-005; ng(n+1)=1.596450e+002;
n=295; farx(n+1)=3.176847e+000; foe(n+1)=3.723858e+001; krok(n+1)=6.656792e-006; ng(n+1)=2.629959e+002;
n=296; farx(n+1)=3.166876e+000; foe(n+1)=3.721297e+001; krok(n+1)=2.331194e-005; ng(n+1)=1.587074e+002;
n=297; farx(n+1)=3.174567e+000; foe(n+1)=3.718755e+001; krok(n+1)=6.649354e-006; ng(n+1)=2.614425e+002;
n=298; farx(n+1)=3.164697e+000; foe(n+1)=3.716222e+001; krok(n+1)=2.331194e-005; ng(n+1)=1.578308e+002;
n=299; farx(n+1)=3.172320e+000; foe(n+1)=3.713708e+001; krok(n+1)=6.639014e-006; ng(n+1)=2.601752e+002;
n=300; farx(n+1)=3.162540e+000; foe(n+1)=3.711201e+001; krok(n+1)=2.334786e-005; ng(n+1)=1.570001e+002;

figure; semilogy(farx,'b'); hold on; semilogy(foe,'r'); xlabel('Iteracje'); ylabel('Earx, Eoe'); legend('Earx','Eoe'); title('Uczenie predyktora OE');
figure; subplot(2,1,1); semilogy(krok); xlabel('Iteracje'); ylabel('Krok');
subplot(2,1,2); semilogy(ng); xlabel('Iteracje'); ylabel('Norma gradientu');
Earx=farx(n+1)
Eoe=foe(n+1)
